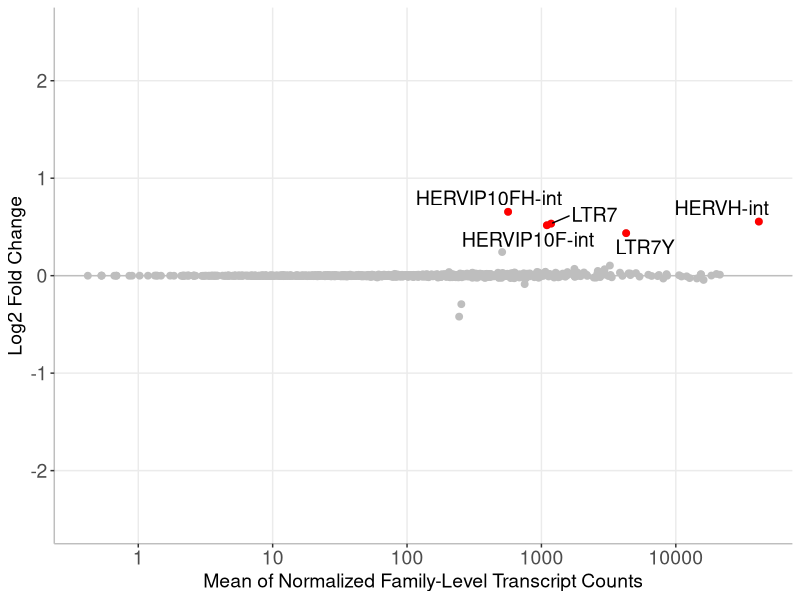

Write R code to recreate this figure.
library(ggplot2)
library(ggrepel)

deseq2_results_tetranscripts_tnf_vs_ctrl <- read.table("deseq2_results_tetranscripts_tnf_vs_ctrl.tab", sep="\t", header=TRUE)
head(deseq2_results_tetranscripts_tnf_vs_ctrl)

deseq2_results_tetranscripts_tnf_vs_ctrl = as.data.frame(deseq2_results_tetranscripts_tnf_vs_ctrl)

maplot <- ggplot(deseq2_results_tetranscripts_tnf_vs_ctrl, aes(baseMean, log2FoldChange), colour="grey") +
  scale_color_discrete(name = 'Labels') +
  geom_hline(yintercept = 0, size = 0.5, color = 'grey') +
  theme_bw() +
  theme(
    plot.background = element_blank(),
    panel.grid.minor = element_blank(),
    panel.border = element_blank()
  ) +
  theme(axis.line = element_line(color = 'grey')) +
  theme(axis.text = element_text(size = 14)) +
  labs(y="Log2 Fold Change", x = "Mean of Normalized Family-Level Transcript Counts") +
  # Set all dots color to grey
  geom_point(data=deseq2_results_tetranscripts_tnf_vs_ctrl, colour = "grey", size = 2) + 
  # If pvalue<0.05, change dot color to green
  geom_point(data=deseq2_results_tetranscripts_tnf_vs_ctrl[which(deseq2_results_tetranscripts_tnf_vs_ctrl$padj<0.05),], colour = "red", size = 2) +
  # Add text label for sig points
  geom_text_repel(data = deseq2_results_tetranscripts_tnf_vs_ctrl[which(deseq2_results_tetranscripts_tnf_vs_ctrl$padj<0.05 & deseq2_results_tetranscripts_tnf_vs_ctrl$log2FoldChange>0),], mapping = aes(baseMean, log2FoldChange, label = rownames(deseq2_results_tetranscripts_tnf_vs_ctrl[which(deseq2_results_tetranscripts_tnf_vs_ctrl$padj<0.05 & deseq2_results_tetranscripts_tnf_vs_ctrl$log2FoldChange>0 ),])),size = 5,force = 1) +
  ylim(-2.5, 2.5) + 
  theme(text=element_text(size=14,  family="Helvetica")) 

maplot + scale_x_continuous(trans='log10')
